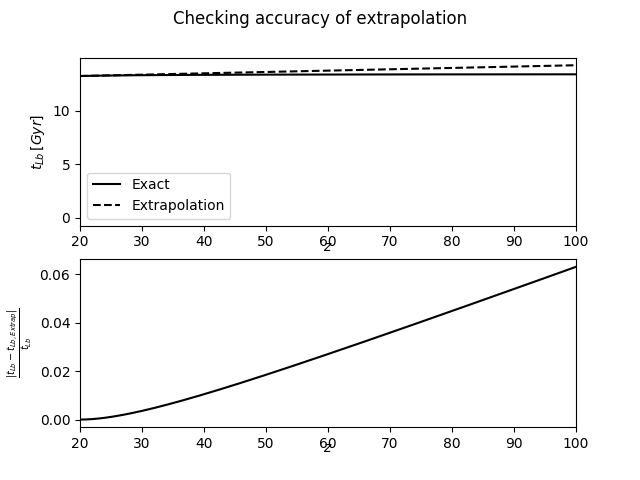

Reproduce this figure in Python.
import numpy as np
import matplotlib.pyplot as plt
np.seterr( divide = 'ignore', invalid = 'ignore' )

z, tLb = np.loadtxt( 'tLb_z_0-100.dat', unpack = True )

H0 = 70.0 / 3.086e19 * 86400.0 * 365.25 * 1.0e9 # [ 1 / Gyr ]

# Isolate values with z <= 20
z_LE20   = z  [ np.where( z <= 20.0 )[0] ]
tLb_LE20 = tLb[ np.where( z <= 20.0 )[0] ]

# Isolate values with z > 20
z_GT20   = z  [ np.where( z > 20.0 )[0] ]
tLb_GT20 = tLb[ np.where( z > 20.0 )[0] ]

# Get values to use for extrapolation
zMin   = z_LE20  [-2]
zMax   = z_LE20  [-1]
tLbMin = tLb_LE20[-2]
tLbMax = tLb_LE20[-1]

zExMax = z[-1]

# Get slope and intercept for linear extrapolation
m = ( tLbMax - tLbMin ) / ( zMax - zMin )
b = 0.5 * ( ( tLbMax - m * zMax ) + ( tLbMin - m * zMin ) )

# Create redshift range to extrapolate
zEx = np.linspace( zMax, zExMax, len( z_GT20 ) )

# Extrapolate lookback time
tLbEx = m * zEx  + b

xlim = ( z_LE20[-1], z[-1] )

# Plotting
plt.suptitle( 'Checking accuracy of extrapolation' )

# Extrapolated values
plt.subplot( 211 )
plt.plot( z,   tLb,   'k-',  label = 'Exact'         )
plt.plot( zEx, tLbEx, 'k--', label = 'Extrapolation' )

plt.xlabel( r'$z$' , labelpad = -7 )
plt.ylabel( r'$t_{Lb}\,\left[Gyr\right]$' )
plt.xlim( xlim )

plt.legend()

# Fractional error in using extrapolation
plt.subplot( 212 )
plt.plot( zEx, ( np.abs( tLb_GT20 - tLbEx ) / tLb_GT20 ), 'k-' )
plt.xlabel( r'$z$', labelpad = -7 )
plt.ylabel( r'$\frac{\left|t_{Lb}-t_{Lb,Extrap}\right|}{t_{Lb}}$' )
plt.xlim( xlim )
plt.savefig( 'CheckExtrapolation.png' )
#plt.show()
